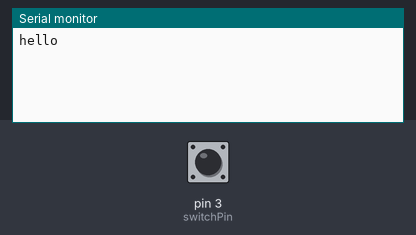
The sketch below on a simulated Arduino Uno, built with avr-gcc and run on an emulated ATmega328P. Shown: the last lines printed to the serial monitor. The test bench sets the inputs (shaded band); at power-on: pin 3 (switchPin) HIGH.

Above: at 1.2 s.
1.3 s: pin 3 (switchPin) pulled LOW for 0.15 s
At 2.6 s:
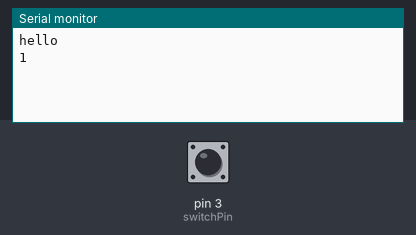
2.9 s: pin 3 (switchPin) pulled LOW for 1 s
At 5.1 s:
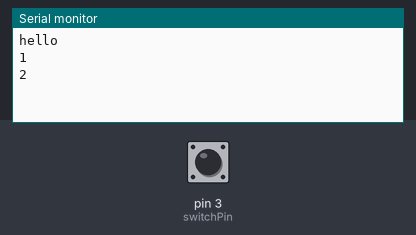
5.4 s: pin 3 (switchPin) pulled LOW for 0.15 s
At 6.1 s:
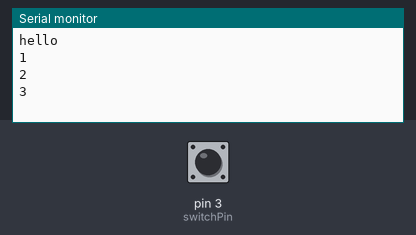

Measured:
- after the input at 1.3 s, the serial monitor: prints a new line after 0.16 s (image 1)
- after the input at 2.9 s, the serial monitor: prints a new line after 1.0 s (image 2)
- after the input at 5.4 s, the serial monitor: prints a new line after 0.16 s (image 3)

The sketch:

buttonCounterDB.ino
```cpp
//button counter debounced

int switchPin = 3;
int i = 0;

void setup() {
  pinMode(switchPin, INPUT_PULLUP);
  Serial.begin(500000);
  Serial.println("hello");
}
void loop() {
  while (digitalRead(switchPin) == HIGH) {}
  delay(5);  //sleep after HIGH-LOW transition
  i = i + 1;  //count number of button pushes
  while (digitalRead(switchPin) == LOW) {}
  delay(5);  //sleep after LOW-HIGH transition
  Serial.println(i);
}
```
